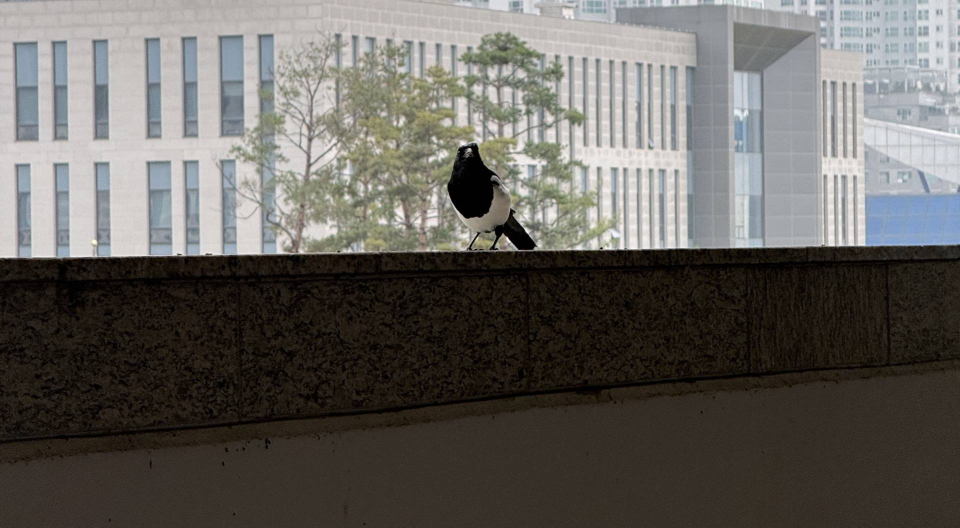
#> input picture images/input/sample.jpg, 1920 x 1055 px (shown at 1/2 size)
$ python main.py
#> lines starting #> are read from the running program, lines starting #| are printed output that depends on the picture
import cv2
import numpy as np


# 이미지 불러오기
# [266 lines left out: functions load_image, save_image, resize_image, on_scale_change, rotate_image, flip_image and 13 more, not called in this run]


# 샤프닝 함수
def apply_sharpen(image):
    """
    입력 이미지에 샤프닝 효과 적용

    Args:
        image : 입력 이미지

    return : 샤프닝 된 이미지
    """
    kernel = np.array([[0, -1, 0],
                      [-1, 5, -1],
                      [0, -1, 0]])
    sharpend = cv2.filter2D(image, -1, kernel)
    return sharpend


# 에지 검출
def detect_edges(image, threshold1, threshold2):
    """
    입력 이미지에서 Canny Edge Detection 수행함

    Args:
        image : 입력 이미지
        threshold1 : 에지 검출을 위한 첫 번째 임계값
        threshold2 : 에지 검출을 위한 두 번째 임계값

    return : 에지가 검출된 이미지
    """
    gray = cv2.cvtColor(image, cv2.COLOR_BGR2GRAY)
    edges = cv2.Canny(gray, threshold1, threshold2)
    return edges


# 슬라이더 콜백 함수(에지 검출)
def on_edge_change(val):
    global img, window_name, threshold1
    threshold2 = val
    edges_img = detect_edges(img, threshold1, threshold2)
    cv2.imshow(window_name, edges_img)


if __name__ == "__main__":
    input_path = "../images/input/sample.jpg"  # 입력 이미지 경로
    window_name = "Edge detection"

    try:
        img = cv2.imread(input_path)
#> img is the input picture: shape (1055, 1920, 3); mean B, G, R 93.4, 97.7, 100.7
        if img is None:
            raise FileNotFoundError(f"File is not found: {input_path}")
        print("Image loaded successfully.")

        threshold1 = 100
        threshold2 = 200

        cv2.namedWindow(window_name)
        cv2.createTrackbar("Threshold2", window_name, threshold2, 300,
                           on_edge_change)
        on_edge_change(threshold2)
#> in detect_edges, `gray = cv2.cvtColor(image, cv2.COLOR_BGR2GRAY)`:
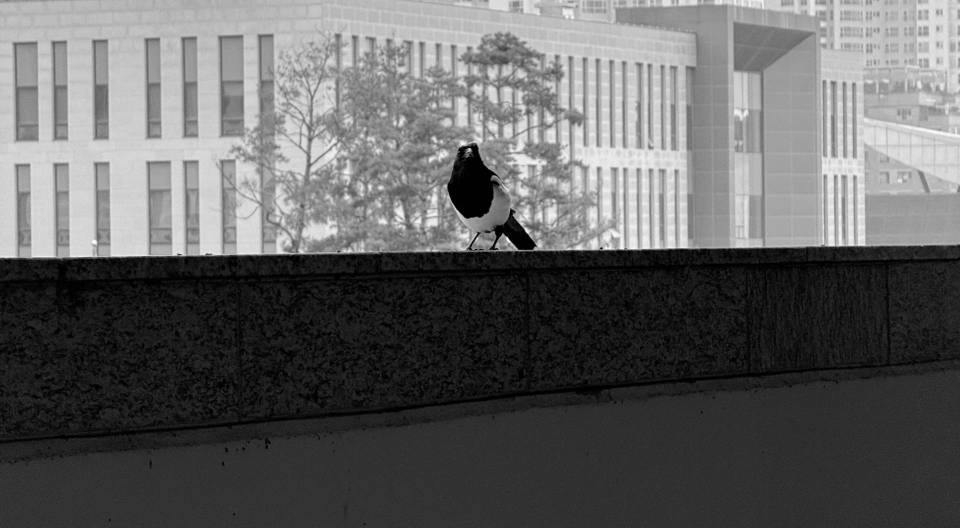
#> gray: shape (1055, 1920) (shown at 1/2 size); min 0, max 255, mean 98.1
#> in detect_edges, `edges = cv2.Canny(gray, threshold1, threshold2)`:
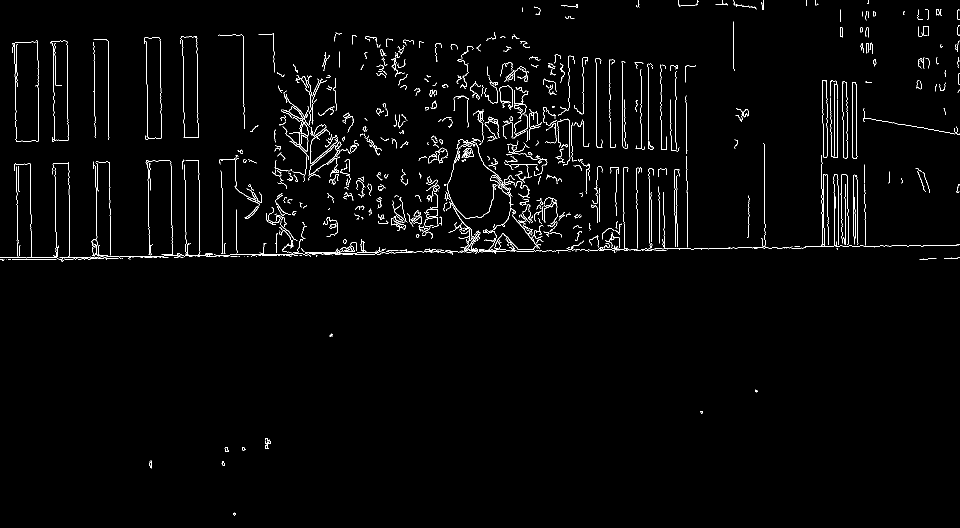
#> edges: shape (1055, 1920) (shown at 1/2 size); 1.8% white in thin lines or dots

        sharpened_img = apply_sharpen(img)
        cv2.imshow(window_name, sharpened_img)

        output_path = "../images/output/sharpened.jpg"
        cv2.imwrite(output_path, sharpened_img)
        print(f"Sharpened image saved to {output_path}")

        cv2.waitKey(0)
        cv2.destroyAllWindows()

    except Exception as e:
        print(f"Error: {e}")
